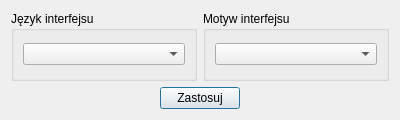
<?xml version="1.0" encoding="UTF-8"?>
<ui version="4.0">
 <class>Dialog_App_Settings</class>
 <widget class="QDialog" name="Dialog_App_Settings">
  <property name="windowModality">
   <enum>Qt::ApplicationModal</enum>
  </property>
  <property name="geometry">
   <rect>
    <x>0</x>
    <y>0</y>
    <width>400</width>
    <height>120</height>
   </rect>
  </property>
  <property name="minimumSize">
   <size>
    <width>400</width>
    <height>120</height>
   </size>
  </property>
  <property name="maximumSize">
   <size>
    <width>400</width>
    <height>120</height>
   </size>
  </property>
  <property name="windowTitle">
   <string>Ustawienia ogólne</string>
  </property>
  <layout class="QVBoxLayout" name="verticalLayout_3">
   <item>
    <layout class="QHBoxLayout" name="horizontalLayout">
     <item>
      <widget class="QGroupBox" name="groupBox">
       <property name="title">
        <string>Język interfejsu</string>
       </property>
       <layout class="QVBoxLayout" name="verticalLayout">
        <item>
         <widget class="QComboBox" name="comboBox_App_Language"/>
        </item>
       </layout>
      </widget>
     </item>
     <item>
      <widget class="QGroupBox" name="groupBox_2">
       <property name="title">
        <string>Motyw interfejsu</string>
       </property>
       <layout class="QVBoxLayout" name="verticalLayout_2">
        <item>
         <widget class="QComboBox" name="comboBox_App_Theme"/>
        </item>
       </layout>
      </widget>
     </item>
    </layout>
   </item>
   <item>
    <layout class="QHBoxLayout" name="horizontalLayout_2">
     <item>
      <spacer name="horizontalSpacer">
       <property name="orientation">
        <enum>Qt::Horizontal</enum>
       </property>
       <property name="sizeHint" stdset="0">
        <size>
         <width>40</width>
         <height>20</height>
        </size>
       </property>
      </spacer>
     </item>
     <item>
      <widget class="QPushButton" name="pushButton_Apply">
       <property name="text">
        <string>Zastosuj</string>
       </property>
      </widget>
     </item>
     <item>
      <spacer name="horizontalSpacer_2">
       <property name="orientation">
        <enum>Qt::Horizontal</enum>
       </property>
       <property name="sizeHint" stdset="0">
        <size>
         <width>40</width>
         <height>20</height>
        </size>
       </property>
      </spacer>
     </item>
    </layout>
   </item>
  </layout>
 </widget>
 <resources/>
 <connections/>
</ui>
